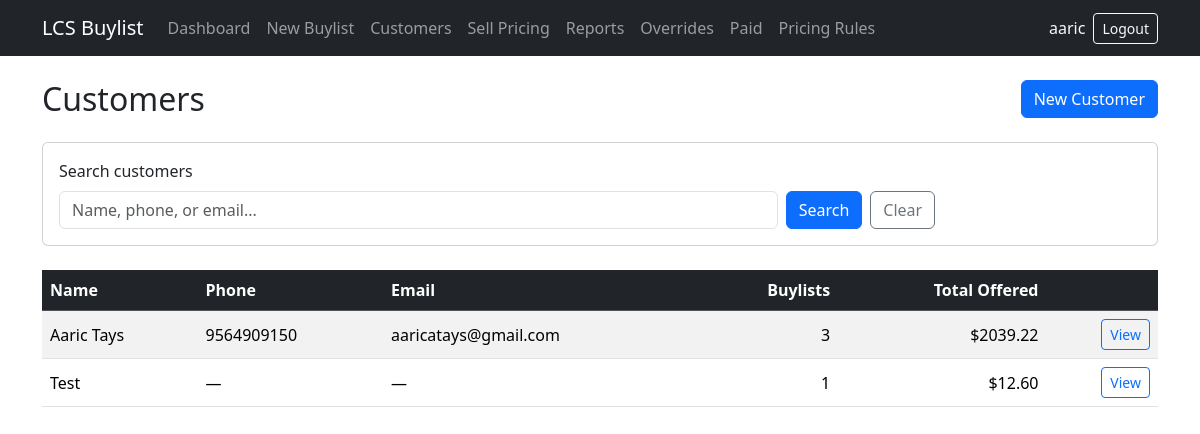
The page /customers/ (signed in) on the database as committed earlier.
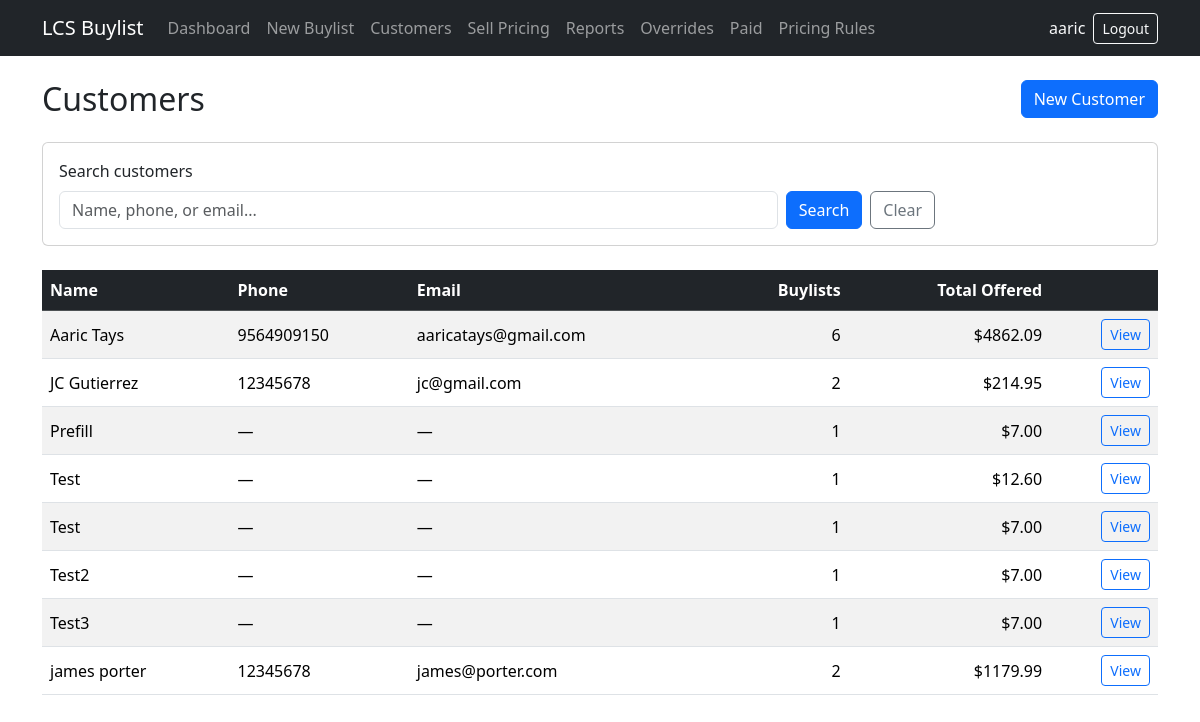
The same page on the database as committed later.
### buylists/models.py (models this page shows, shortened)
class Customer(models.Model):
    name = models.CharField(max_length=200)
    phone = models.CharField(max_length=50, blank=True)
    email = models.EmailField(blank=True)
    notes = models.TextField(blank=True)
    class Meta:
        ordering = ['name']

### buylists/views.py (the view)
# urls.py: path('customers/', views.customer_list, name='customer_list'),
@employee_required
def customer_list(request):
    customers = (
        Customer.objects.annotate(
            buylist_count=Count('buylists', distinct=True),
            total_offered=Coalesce(
                Sum('buylists__items__final_offer_price'),
                Value(Decimal('0.00')),
                output_field=DecimalField(max_digits=12, decimal_places=2),
            ),
        )
        .order_by('name')
    )
    search_query = request.GET.get('q', '').strip()
    if search_query:
        customers = customers.filter(
            Q(name__icontains=search_query)
            | Q(phone__icontains=search_query)
            | Q(email__icontains=search_query)
        )
    for customer in customers:
        customer.total_offered = round_money(customer.total_offered)
    return render(request, 'buylists/customer_list.html', {
        'customers': customers,
        'search_query': search_query,
    })

### buylists/context_processors.py (called while the page is built)
def nav_permissions(request):
    user = request.user
    return {
        'nav_is_authenticated': user.is_authenticated,
        'nav_username': user.get_username() if user.is_authenticated else '',
        'nav_is_owner': user_is_owner(user),
        'nav_is_manager_or_owner': user_is_manager_or_owner(user),
        'nav_can_view_reports': user.is_authenticated,
        'nav_can_view_override_report': user_is_manager_or_owner(user),
        'nav_can_view_paid_report': user_is_manager_or_owner(user),
    }

### buylists/models.py (called while the page is built)
def round_money(amount):
    return Decimal(amount).quantize(MONEY_PRECISION)

### buylists/permissions.py (called while the page is built)
def user_is_owner(user):
    if not user.is_authenticated:
        return False
    return user.is_superuser or GROUP_OWNER in user_group_names(user)

def user_is_manager_or_owner(user):
    if not user.is_authenticated:
        return False
    if user_is_owner(user):
        return True
    return GROUP_MANAGER in user_group_names(user)

### buylists/templates/buylists/customer_list.html (shortened to what this page needs)
{% extends "buylists/base.html" %}
{% block content %}
<div class="d-flex justify-content-between align-items-center mb-4">
    <h1 class="h2 mb-0">Customers</h1>
    <a href="{% url 'buylists:customer_create' %}" class="btn btn-primary">New Customer</a>
</div>
<form method="get" class="card mb-4">
    <div class="card-body">
        <div class="row g-2 align-items-end">
            <div class="col-md-8">
                <label for="q" class="form-label">Search customers</label>
                <input
                    type="text"
                    class="form-control"
                    id="q"
                    name="q"
                    value="{{ search_query }}"
                    placeholder="Name, phone, or email..."
                >
            </div>
            <div class="col-md-4 d-flex gap-2">
                <button type="submit" class="btn btn-primary">Search</button>
                <a href="{% url 'buylists:customer_list' %}" class="btn btn-outline-secondary">Clear</a>
            </div>
        </div>
    </div>
</form>
{% if customers %}
<div class="table-responsive">
    <table class="table table-striped table-hover align-middle">
        <thead class="table-dark">
            <tr>
                <th>Name</th>
                <th>Phone</th>
                <th>Email</th>
                <th class="text-end">Buylists</th>
                <th class="text-end">Total Offered</th>
                <th></th>
            </tr>
        </thead>
        <tbody>
            {% for customer in customers %}
            <tr>
                <td>{{ customer.name }}</td>
                <td>{{ customer.phone|default:"—" }}</td>
                <td>{{ customer.email|default:"—" }}</td>
                <td class="text-end">{{ customer.buylist_count }}</td>
                <td class="text-end">${{ customer.total_offered|floatformat:2 }}</td>
                <td class="text-end">
                    <a href="{% url 'buylists:customer_detail' pk=customer.pk %}" class="btn btn-sm btn-outline-primary">View</a>
                </td>
            </tr>
            {% endfor %}
        </tbody>
    </table>
</div>
{% endif %}
{% endblock %}

### buylists/templates/buylists/base.html (shortened to what this page needs)
<!DOCTYPE html>
<html lang="en">
<head>
    <link href="https://cdn.jsdelivr.net/npm/bootstrap@5.3.3/dist/css/bootstrap.min.css" rel="stylesheet">
</head>
<body>
    <nav class="navbar navbar-expand-lg navbar-dark bg-dark mb-4 no-print">
        <div class="container">
            <a class="navbar-brand" href="{% url 'buylists:dashboard' %}">LCS Buylist</a>
            {% if nav_is_authenticated %}
            <div class="collapse navbar-collapse" id="navbarNav">
                <ul class="navbar-nav me-auto">
                    <li class="nav-item">
                        <a class="nav-link" href="{% url 'buylists:dashboard' %}">Dashboard</a>
                    </li>
                    <li class="nav-item">
                        <a class="nav-link" href="{% url 'buylists:buylist_create' %}">New Buylist</a>
                    </li>
                    <li class="nav-item">
                        <a class="nav-link" href="{% url 'buylists:customer_list' %}">Customers</a>
                    </li>
                    <li class="nav-item">
                        <a class="nav-link" href="{% url 'buylists:sell_price_search' %}">Sell Pricing</a>
                    </li>
                    {% if nav_can_view_reports %}
                    <li class="nav-item">
                        <a class="nav-link" href="{% url 'buylists:buylist_report' %}">Reports</a>
                    </li>
                    {% endif %}
                    {% if nav_can_view_override_report %}
                    <li class="nav-item">
                        <a class="nav-link" href="{% url 'buylists:override_report' %}">Overrides</a>
                    </li>
                    {% endif %}
                    {% if nav_can_view_paid_report %}
                    <li class="nav-item">
                        <a class="nav-link" href="{% url 'buylists:paid_report' %}">Paid</a>
                    </li>
                    {% endif %}
                    {% if nav_is_owner %}
                    <li class="nav-item">
                        <a class="nav-link" href="{% url 'buylists:pricing_rule_list' %}">Pricing Rules</a>
                    </li>
                    {% endif %}
                </ul>
                <ul class="navbar-nav align-items-lg-center gap-lg-2">
                    <li class="nav-item">
                        <span class="navbar-text text-light">
                            {{ nav_username }}
                        </span>
                    </li>
                    <li class="nav-item">
                        <form method="post" action="{% url 'buylists:logout' %}" class="d-inline">
                            <button type="submit" class="btn btn-outline-light btn-sm">Logout</button>
                        </form>
                    </li>
                </ul>
            </div>
            {% endif %}
        </div>
    </nav>
    <main class="container pb-5">
        {% block content %}{% endblock %}
    </main>
</body>
</html>

Rows that differ between the two databases and show on the page:
computed for Customer "Aaric Tays": buylist_count "3" → "6"; total_offered "2039.22" → "4862.09"
added Customer: name "JC Gutierrez", phone "12345678", email "jc@gmail.com", buylist_count "2", total_offered "214.95"
added Customer: name "Prefill", phone "—", email "—", buylist_count "1", total_offered "7.00"
added Customer: name "Test", phone "—", email "—", buylist_count "1", total_offered "7.00"
added Customer: name "Test2", phone "—", email "—", buylist_count "1", total_offered "7.00"
added Customer: name "Test3", phone "—", email "—", buylist_count "1", total_offered "7.00"
added Customer: name "james porter", phone "12345678", email "james@porter.com", buylist_count "2", total_offered "1179.99"
